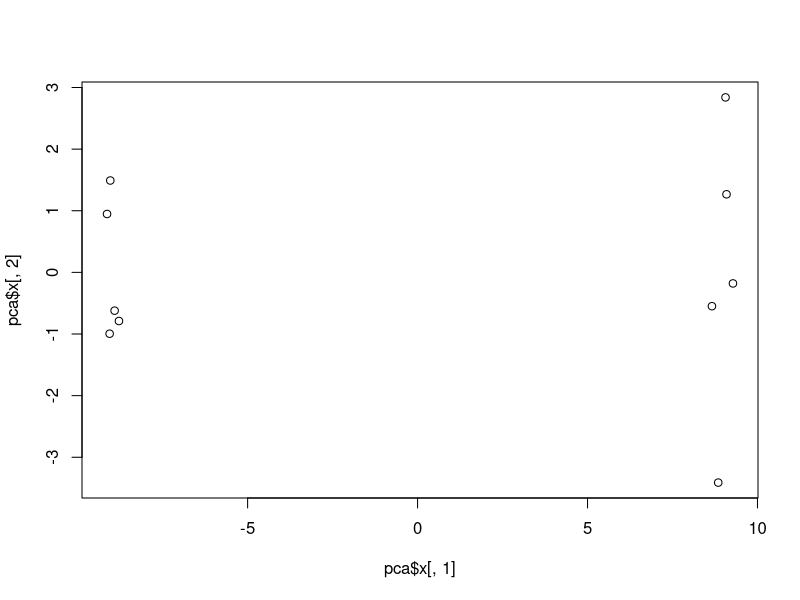
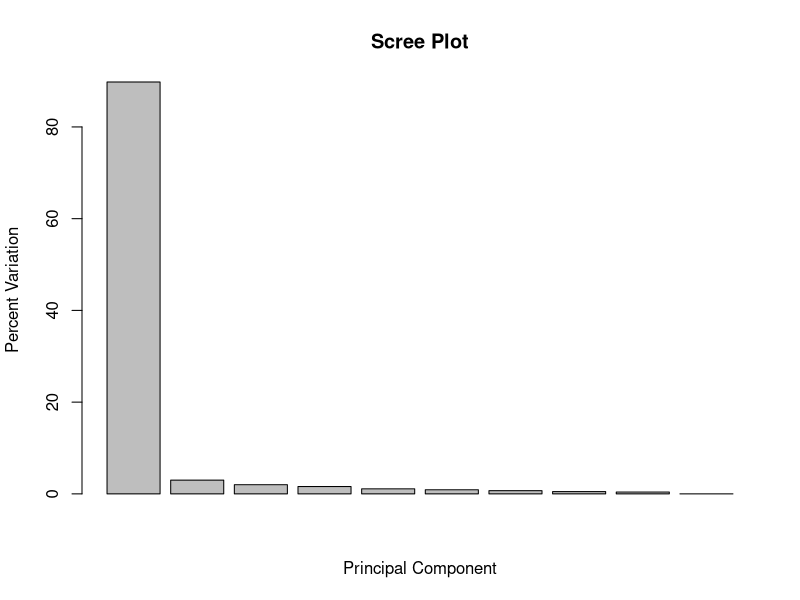
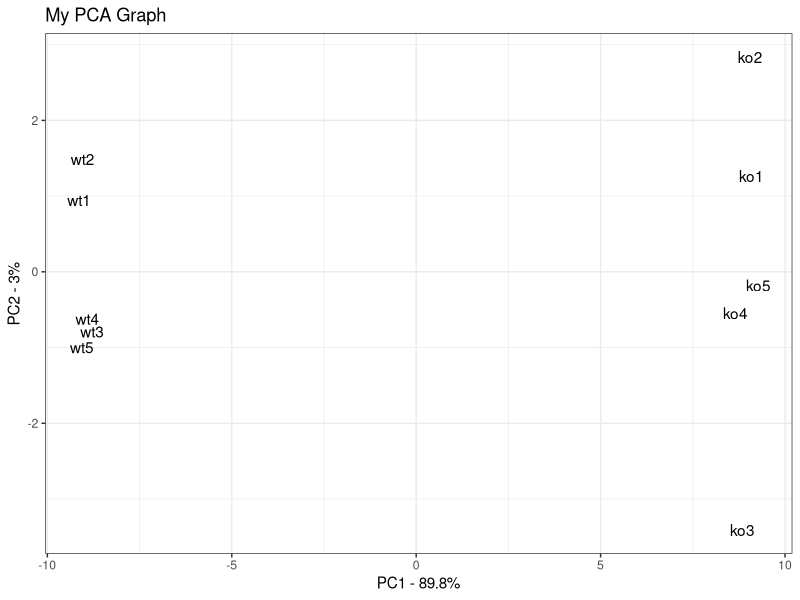

Write R code to recreate these figures, in order.
# PCA

# How to use the prcomp() function to do PCA
# How to draw a PCA plot using base graphics and ggplot2
# How to determine how much variation each PC accounts for
# How to examine the loading scores to determine what variables 
# have the largest effect on the graph

# Generate a fake data set

data.matrix <- matrix(nrow=100, ncol=10)

colnames(data.matrix) <- c(
  paste("wt", 1:5, sep=""),
  paste("ko", 1:5, sep=""))

rownames(data.matrix) <- paste("gene", 1:100, sep="")

for(i in 1:100) {
  wt.values <- rpois(5, lambda = sample(x=10:1000, size = 1))
  ko.values <- rpois(5, lambda = sample(x=10:1000, size = 1))
  
  data.matrix[i,] <- c(wt.values, ko.values)
}

head(data.matrix)

# Call prcomp() to do PCA on our data

pca <- prcomp(t(data.matrix), scale=TRUE)

# Plot x

plot(pca$x[,1], pca$x[,2])  # x contains the PCs for drawing a graph

# How much variation in the original data each PC accounts for?

pca.var <- pca$sdev^2

pca.var.per <- round(pca.var/sum(pca.var)*100,1)

barplot(pca.var.per, main = "Scree Plot", xlab = "Principal Component",
        ylab = "Percent Variation")  

# PC1 accounts for almost all of the variation in the data

library(ggplot2)

pca.data <- data.frame(Sample = rownames(pca$x),
                       X= pca$x[,1],
                       Y= pca$x[,2])

ggplot(data=pca.data, aes(x=X, y=Y, label=Sample)) + 
  geom_text() +
  xlab(paste("PC1 - ", pca.var.per[1], "%", sep="")) + 
  ylab(paste("PC2 - ", pca.var.per[2], "%", sep="")) +
  theme_bw() +
  ggtitle("My PCA Graph")

# How to use loading scores to determine which genes have the largest
# effect on where samples are plotted in the PCA plot

loading_scores <- pca$rotation[,1]
gene_scores <- abs(loading_scores)
gene_score_ranked <- sort(gene_scores, decreasing=TRUE)
top_10_genes <- names(gene_score_ranked[1:10])

top_10_genes

pca$rotation[top_10_genes, 1] 
